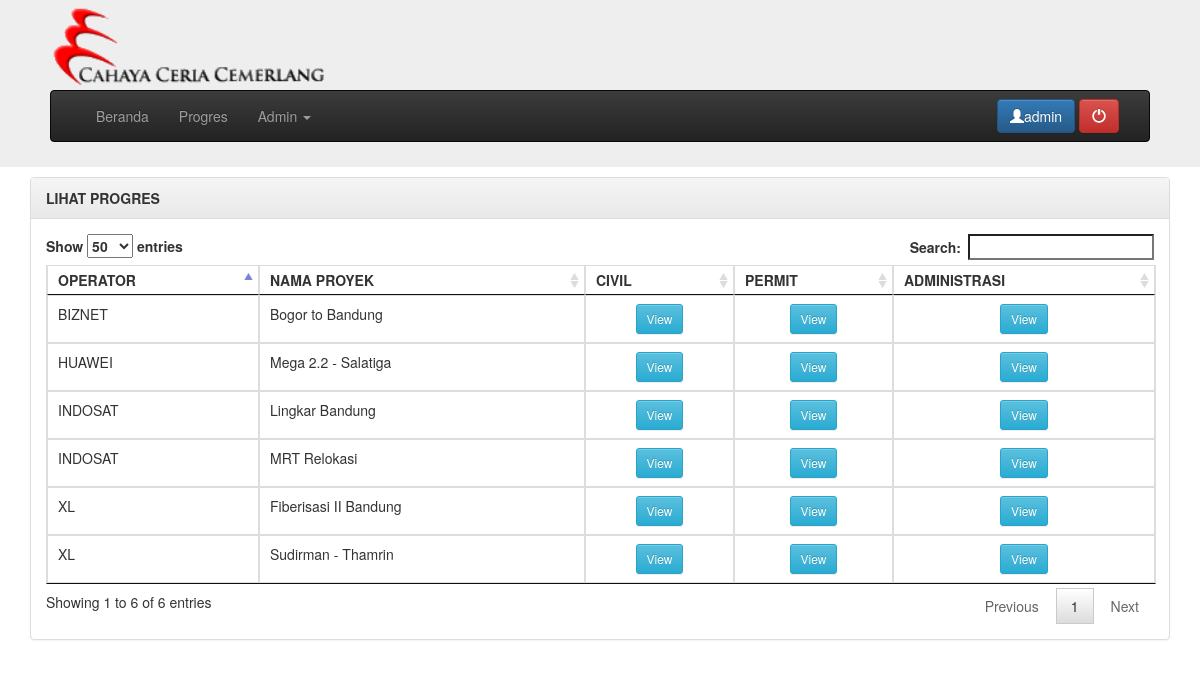
/index.php?mod=proyek_lihat (signed in), run on the app's committed database.
### tables this page shows
CREATE TABLE IF NOT EXISTS `proyek` (
`id_proyek` int(11) NOT NULL,
  `operator` varchar(255) DEFAULT NULL,
  `nama_proyek` varchar(255) DEFAULT NULL,
  `tgl_mulai` date DEFAULT NULL,
  `status` varchar(20) DEFAULT NULL,
  `tingkat_kesulitan` varchar(20) DEFAULT NULL,
  `tgl_akhir` date DEFAULT NULL
);

### proyek_lihat.php (the view, shortened to what this page needs)
<div class="panel panel-default">
	<div class="panel-heading"><strong>LIHAT PROGRES</strong></div>
	<div class="panel-body">
		<table id="example" class="table table-bordered">
			<thead>
				<th align="center">OPERATOR</th>
				<th align="center">NAMA PROYEK</th>
				<th align="center">CIVIL</th>
				<th align="center">PERMIT</th>
				<th align="center">ADMINISTRASI</th>
			</thead>
			<tbody>
<?php
$q = "SELECT * FROM proyek WHERE status='ON PROGRESS' ORDER BY tgl_mulai DESC;;";
$r = mysql_query($q);
while ($d = mysql_fetch_assoc($r)) {
?>
				<tr>
					<td><?php echo($d['operator']); ?></td>
					<td><?php echo($d['nama_proyek']); ?></td>
					<td align="center">
						<a href="?mod=proyek_lihat_civil&id_proyek=<?php echo($d['id_proyek']); ?>">
							<button class="btn btn-info btn-sm">View</button>
						</a>
					</td>
					<td align="center">
						<a href="?mod=proyek_lihat_permit&id_proyek=<?php echo($d['id_proyek']); ?>">
							<button class="btn btn-info btn-sm">View</button>
						</a>
					</td>
					<td align="center">
						<a href="?mod=proyek_lihat_administrasi&id_proyek=<?php echo($d['id_proyek']); ?>">
							<button class="btn btn-info btn-sm">View</button>
						</a>
					</td>
				</tr>
<?php
}
?>
			</tbody>
		</table>
	</div>
</div>

### data on the page
proyek: operator "XL", nama_proyek "Fiberisasi II Bandung"
proyek: operator "XL", nama_proyek "Sudirman - Thamrin"
proyek: operator "HUAWEI", nama_proyek "Mega 2.2 - Salatiga"
proyek: operator "BIZNET", nama_proyek "Bogor to Bandung"
proyek: operator "INDOSAT", nama_proyek "Lingkar Bandung"
proyek: operator "INDOSAT", nama_proyek "MRT Relokasi"

### other printed values
$_SESSION['nama'] "admin"
